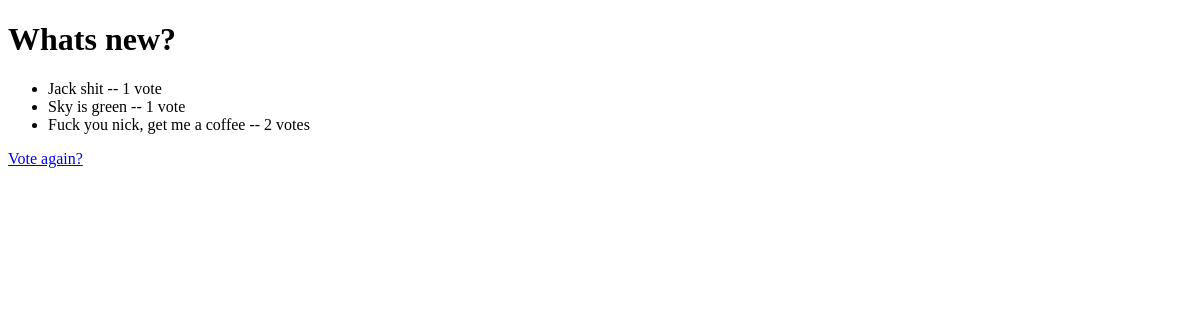
Before: /polls/1/results/ with the older database file.
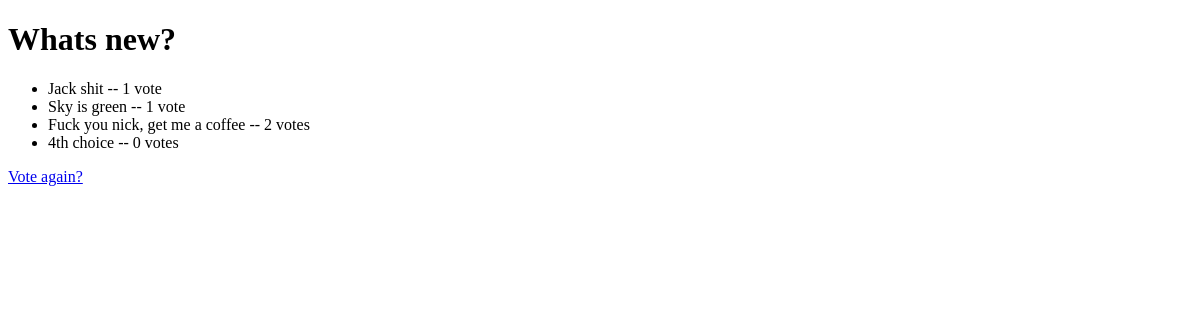
After: the same page with the newer database file.
### polls/models.py (models this page shows, shortened)
class Choice(models.Model):
    question = models.ForeignKey(Question, on_delete=models.CASCADE)
    choice_text = models.CharField(max_length=200)
    votes = models.IntegerField(default=0)

### polls/views.py (the view)
# urls.py: url(r'^(?P<pk>[0-9]+)/results/$', views.ResultsView.as_view(), name='results'),
class ResultsView(generic.DetailView):
    model = Question
    template_name = 'polls/results.html'

### polls/templates/polls/results.html (shortened to what this page needs)
<!DOCTYPE html>
<html lang="en">
<head>
</head>
<body>
<h1>{{ question.question_text }}</h1>
<ul>
{% for choice in question.choice_set.all %}
    <li>{{ choice.choice_text }} -- {{ choice.votes }} vote{{ choice.votes|pluralize }}</li>
{% endfor %}
</ul>
<a href="{% url 'polls:detail' question.id %}">Vote again?</a>
</body>
</html>

Changed rows visible on the page:
added Choice: choice_text "4th choice", votes "0"
